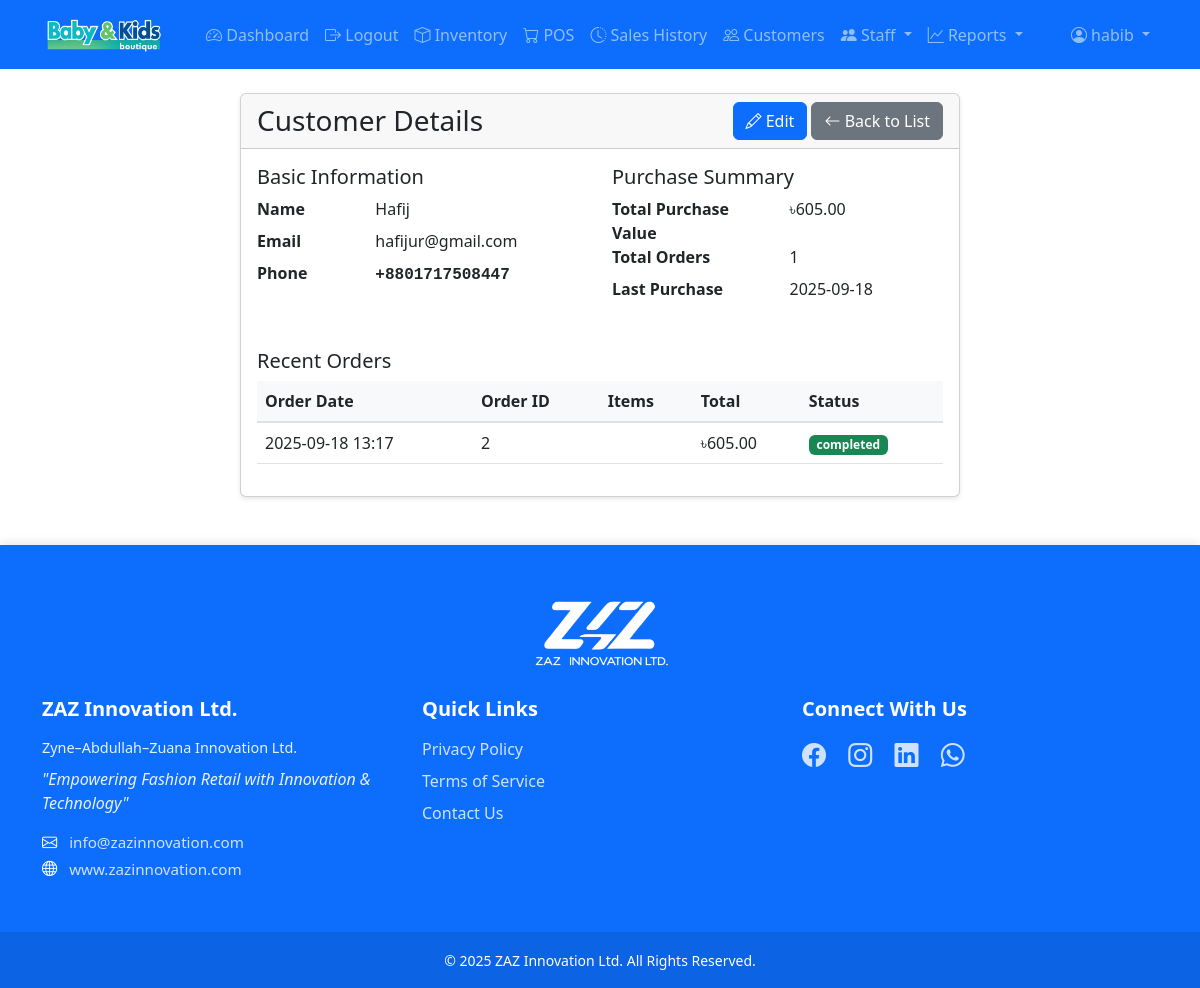
The app's page /accounts/customers/4/ (signed in), older data.
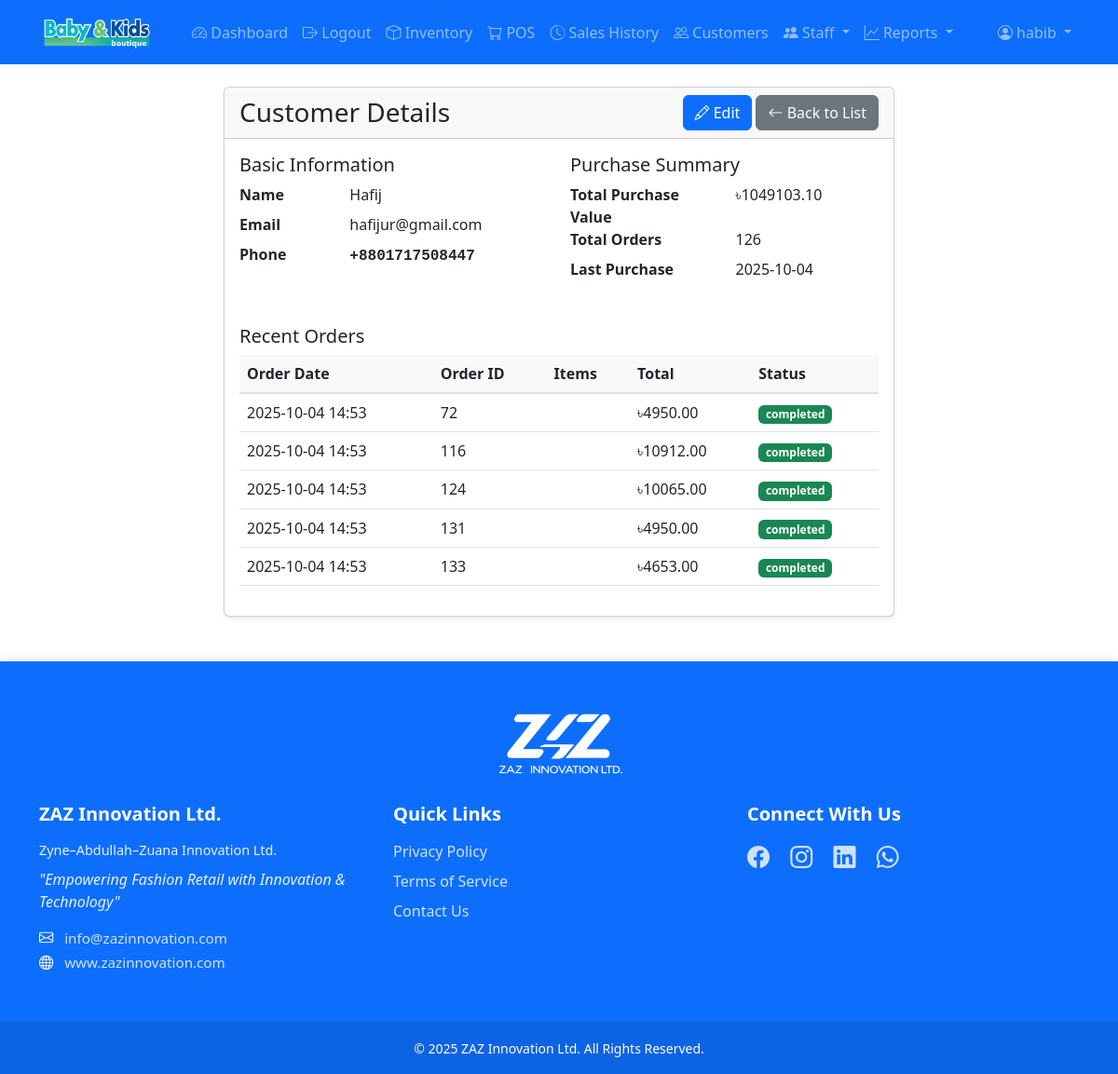
The same page, newer data.
### accounts/models.py (models this page shows, shortened)
class Customer(models.Model):
    name = models.CharField(max_length=100)
    email = models.EmailField(blank=True, null=True)
    phone_number = models.CharField(max_length=14, blank=True, null=True,
                                  help_text="")
    total_purchase_value = models.DecimalField(
        max_digits=12,
        decimal_places=2,
        default=0,
        validators=[MinValueValidator(0)]
    )
    created_at = models.DateTimeField(auto_now_add=True)
    updated_at = models.DateTimeField(auto_now=True)
    def get_formatted_phone(self):
        if not self.phone_number:
            return "Not provided"
        return self.phone_number

### sales/models.py (models this page shows, shortened)
class Order(models.Model):
    ORDER_STATUS_CHOICES = [
        ('pending', 'Pending'),
        ('completed', 'Completed'),
        ('cancelled', 'Cancelled'),
    ]
    customer = models.ForeignKey('accounts.Customer', null=True, on_delete=models.PROTECT)
    salesperson = models.ForeignKey(User, on_delete=models.PROTECT)
    shop_assistant = models.ForeignKey(
        'accounts.ShopAssistant',
        null=True,
        blank=True,
        on_delete=models.SET_NULL,
        help_text="Shop assistant who helped with this sale"
    )
    order_date = models.DateTimeField(auto_now_add=True)
    subtotal = models.DecimalField(max_digits=10, decimal_places=2, validators=[MinValueValidator(0)], default=0)
    tax = models.DecimalField(max_digits=10, decimal_places=2, validators=[MinValueValidator(0)], default=0)
    total = models.DecimalField(max_digits=10, decimal_places=2, validators=[MinValueValidator(0)], default=0)
    status = models.CharField(max_length=20, choices=ORDER_STATUS_CHOICES, default='pending')

### accounts/views.py (the view)
# urls.py: path('customers/<int:pk>/', views.CustomerDetailView.as_view(), name='customer-detail'),
class CustomerDetailView(LoginRequiredMixin, DetailView):
    model = Customer
    template_name = 'accounts/customer_detail.html'
    context_object_name = 'customer'
    def get_context_data(self, **kwargs):
        context = super().get_context_data(**kwargs)
        orders = self.object.order_set.select_related('salesperson')
        context['orders'] = orders
        context['last_order_date'] = orders.order_by('-order_date').values_list('order_date', flat=True).first()
        return context

### templates/accounts/customer_detail.html (shortened to what this page needs)
{% extends "base.html" %}
{% block content %}
<div class="container">
    <div class="row justify-content-center">
        <div class="col-md-8">
            <div class="card">
                <div class="card-header">
                    <div class="d-flex justify-content-between align-items-center">
                        <h3 class="card-title mb-0">Customer Details</h3>
                        <div>
                            <a href="{% url 'accounts:customer-edit' customer.pk %}" class="btn btn-primary">
                                <i class="bi bi-pencil"></i> Edit
                            </a>
                            <a href="{% url 'accounts:customer-list' %}" class="btn btn-secondary">
                                <i class="bi bi-arrow-left"></i> Back to List
                            </a>
                        </div>
                    </div>
                </div>
                <div class="card-body">
                    <div class="row mb-4">
                        <div class="col-md-6">
                            <h5>Basic Information</h5>
                            <dl class="row">
                                <dt class="col-sm-4">Name</dt>
                                <dd class="col-sm-8">{{ customer.name }}</dd>
                                <dt class="col-sm-4">Email</dt>
                                <dd class="col-sm-8">{{ customer.email|default:"Not provided" }}</dd>
                                <dt class="col-sm-4">Phone</dt>
                                <dd class="col-sm-8">
                                    <span class="fw-bold font-monospace">{{ customer.get_formatted_phone }}</span>
                                </dd>
                            </dl>
                        </div>
                        <div class="col-md-6">
                            <h5>Purchase Summary</h5>
                            <dl class="row">
                                <dt class="col-sm-6">Total Purchase Value</dt>
                                <dd class="col-sm-6">৳{{ customer.total_purchase_value|floatformat:2 }}</dd>
                                <dt class="col-sm-6">Total Orders</dt>
                                <dd class="col-sm-6">{{ customer.order_set.count }}</dd>
                                <dt class="col-sm-6">Last Purchase</dt>
                                <dd class="col-sm-6">
                                    {% if last_order_date %}
                                        {{ last_order_date|date:"Y-m-d" }}
                                    {% else %}
                                        No purchases yet
                                    {% endif %}
                                </dd>
                            </dl>
                        </div>
                    </div>
                    {% if customer.order_set.exists %}
                    <div class="mt-4">
                        <h5>Recent Orders</h5>
                        <div class="table-responsive">
                            <table class="table table-hover">
                                <thead>
                                    <tr>
                                        <th>Order Date</th>
                                        <th>Order ID</th>
                                        <th>Items</th>
                                        <th>Total</th>
                                        <th>Status</th>
                                    </tr>
                                </thead>
                                <tbody>
                                    {% for order in customer.order_set.all|slice:":5" %}
                                    <tr>
                                        <td>{{ order.order_date|date:"Y-m-d H:i" }}</td>
                                        <td>{{ order.id }}</td>
                                        <td>{{ order.items.count }}</td>
                                        <td>৳{{ order.total|floatformat:2 }}</td>
                                        <td>
                                            <span class="badge bg-success">{{ order.status }}</span>
                                        </td>
                                    </tr>
                                    {% endfor %}
                                </tbody>
                            </table>
                        </div>
                    </div>
                    {% endif %}
                </div>
            </div>
        </div>
    </div>
</div>
{% endblock %}

### templates/base.html (shortened to what this page needs)
<!DOCTYPE html>
<html lang="en">
<head>
    <link href="https://cdn.jsdelivr.net/npm/bootstrap@5.3.0/dist/css/bootstrap.min.css" rel="stylesheet">
    <link href="https://cdn.jsdelivr.net/npm/bootstrap-icons@1.7.2/font/bootstrap-icons.css" rel="stylesheet">
    {% load static %}
    <link rel="stylesheet" href="{% static 'css/main.css' %}?v=1.1">
</head>
<body>
    <nav class="navbar navbar-expand-lg navbar-dark bg-primary">
        <div class="container">
            <a class="navbar-brand" href="{% url 'dashboard:dashboard' %}">
                <img src="{% static 'images/logo.png' %}" alt="Kids Store" height="40">
            </a>
            <div class="collapse navbar-collapse" id="navbarNav">
                {% if user.is_authenticated %}
                <ul class="navbar-nav me-auto">
                    <li class="nav-item">
                        <a class="nav-link" href="{% url 'dashboard:dashboard' %}">
                            <i class="bi bi-speedometer2"></i> Dashboard
                        </a>
                    </li>
                    <li class="nav-item">
                        <form method="post" action="{% url 'logout' %}" class="d-inline">
                            <button type="submit" class="nav-link border-0 bg-transparent">
                                <i class="bi bi-box-arrow-right"></i> Logout
                            </button>
                        </form>
                    </li>
                    <li class="nav-item">
                        <a class="nav-link" href="{% url 'inventory:product-list' %}">
                            <i class="bi bi-box"></i> Inventory
                        </a>
                    </li>
                    <li class="nav-item">
                        <a class="nav-link" href="{% url 'sales:pos' %}">
                            <i class="bi bi-cart"></i> POS
                        </a>
                    </li>
                    <li class="nav-item">
                        <a class="nav-link" href="{% url 'sales:sale-list' %}">
                            <i class="bi bi-clock-history"></i> Sales History
                        </a>
                    </li>
                    <li class="nav-item">
                        <a class="nav-link" href="{% url 'accounts:customer-list' %}">
                            <i class="bi bi-people"></i> Customers
                        </a>
                    </li>
                    {% if user.is_staff %}
                    <li class="nav-item dropdown">
                        <a class="nav-link dropdown-toggle" href="#" role="button" data-bs-toggle="dropdown">
                            <i class="bi bi-people-fill"></i> Staff
                        </a>
                    </li>
                    {% endif %}
                    {% if user.is_staff %}
                    <li class="nav-item dropdown">
                        <a class="nav-link dropdown-toggle" href="#" role="button" data-bs-toggle="dropdown">
                            <i class="bi bi-graph-up"></i> Reports
                        </a>
                    </li>
                    {% endif %}
                </ul>
                <ul class="navbar-nav">
                    <li class="nav-item dropdown">
                        <a class="nav-link dropdown-toggle" href="#" role="button" data-bs-toggle="dropdown">
                            <i class="bi bi-person-circle"></i> {{ user.username }}
                        </a>
                    </li>
                </ul>
                {% endif %}
            </div>
        </div>
    </nav>
    <div class="container mt-4">
        {% block content %}{% endblock %}
    </div>
    <footer class="footer bg-primary text-white mt-5">
        <div class="container py-5">
            <div class="footer-logo text-center mb-4">
                <img src="{% static 'images/logo-zaz.png' %}" alt="ZAZ Innovation Ltd." class="footer-brand-logo">
            </div>
            <div class="row">
                <div class="col-lg-4 mb-4 mb-lg-0">
                    <h5 class="mb-3">ZAZ Innovation Ltd.</h5>
                    <p class="company-full-name mb-2">Zyne–Abdullah–Zuana Innovation Ltd.</p>
                    <p class="tagline mb-3">"Empowering Fashion Retail with Innovation & Technology"</p>
                    <div class="contact-info">
                        <p class="mb-1"><i class="bi bi-envelope"></i> <a href="mailto:info@zazinnovation.com">info@zazinnovation.com</a></p>
                        <p class="mb-1"><i class="bi bi-globe"></i> <a href="https://www.zazinnovation.com" target="_blank">www.zazinnovation.com</a></p>
                    </div>
                </div>
                <div class="col-lg-4 mb-4 mb-lg-0">
                    <h5 class="mb-3">Quick Links</h5>
                    <ul class="list-unstyled">
                        <li class="mb-2"><a href="#">Privacy Policy</a></li>
                        <li class="mb-2"><a href="#">Terms of Service</a></li>
                        <li class="mb-2"><a href="#">Contact Us</a></li>
                    </ul>
                </div>
                <div class="col-lg-4">
                    <h5 class="mb-3">Connect With Us</h5>
                    <div class="social-icons">
                        <a href="#" class="me-3" title="Facebook"><i class="bi bi-facebook"></i></a>
                        <a href="#" class="me-3" title="Instagram"><i class="bi bi-instagram"></i></a>
                        <a href="#" class="me-3" title="LinkedIn"><i class="bi bi-linkedin"></i></a>
                        <a href="#" class="me-3" title="WhatsApp"><i class="bi bi-whatsapp"></i></a>
                    </div>
                </div>
            </div>
        </div>
        <div class="copyright-bar py-3">
            <div class="container text-center">
                <small>© 2025 ZAZ Innovation Ltd. All Rights Reserved.</small>
            </div>
        </div>
    </footer>
</body>
</html>

### static/css/main.css (style rules this page uses)
.card { transition: transform 0.2s; box-shadow: 0 2px 4px rgba(0,0,0,0.1); }
.table th { background-color: #f8f9fa; border-bottom: 2px solid #dee2e6; }
.navbar .nav-link { padding: 0.5rem 1rem; transition: color 0.2s; }
.footer { margin-top: auto; box-shadow: 0 -2px 10px rgba(0,0,0,0.1); }
.footer-logo { margin-bottom: 2rem; }
.footer-brand-logo { height: 80px; width: auto; filter: brightness(0) invert(1); transition: transform 0.3s ease; }
.footer h5 { font-weight: 600; margin-bottom: 1.5rem; }
.footer a { color: rgba(255,255,255,0.8); text-decoration: none; transition: color 0.2s ease; }
.footer .company-full-name { font-size: 0.9rem; color: rgba(255,255,255,0.9); }
.footer .tagline { font-style: italic; color: rgba(255,255,255,0.9); }
.footer .contact-info { font-size: 0.95rem; }
.footer .contact-info i { margin-right: 0.5rem; }
.footer .social-icons { font-size: 1.5rem; }
.footer .social-icons a { transition: transform 0.2s ease; display: inline-block; }
.footer .copyright-bar { background-color: rgba(0,0,0,0.1); }
body { min-height: 100vh; display: flex; flex-direction: column; }
.navbar-brand { padding: 0.25rem 0; margin-right: 2rem; }
.navbar-brand { padding: 0.25rem 0; }
.navbar-brand img { height: 45px; width: auto; object-fit: contain; display: block; }

Row changes from the older to the newer data that the page shows:
removed Order: order_date "2025-09-18 13:17", id "2", total "605.00", status "completed"
changed Customer "Hafij": total_purchase_value "605.00" → "1049103.10"; order_set.count "1" → "126"
added Order: order_date "2025-10-04 14:53", id "72", total "4950.00", status "completed"
added Order: order_date "2025-10-04 14:53", id "116", total "10912.00", status "completed"
added Order: order_date "2025-10-04 14:53", id "124", total "10065.00", status "completed"
added Order: order_date "2025-10-04 14:53", id "131", total "4950.00", status "completed"
added Order: order_date "2025-10-04 14:53", id "133", total "4653.00", status "completed"
Text that changed along with them:
{{ last_order_date|date:"Y-m-d" }}: "2025-09-18" → "2025-10-04"
